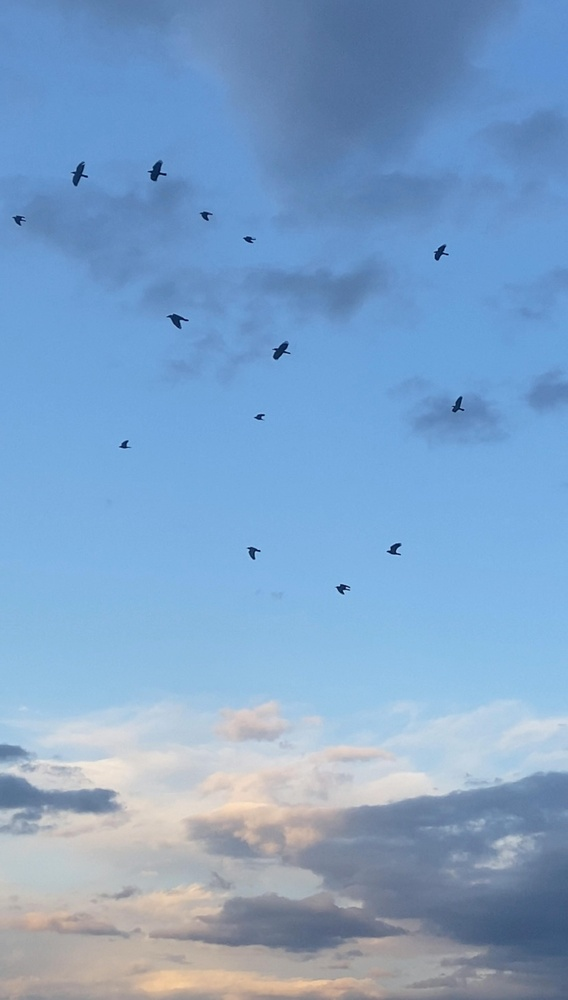
#> input picture Images/Birds5.jpg, 568 x 1000 px, shrunk from 4652 x 8192 before the run, found by its file name
$ python BIRDSONG_WORKING_4_detector.py
#> lines starting #> are read from the running program, lines starting #| are printed output that depends on the picture; after the words box and inside, x2 and y2 are one past the last pixel; in counts of white or black regions, pixels touching at a corner belong together
import cv2
import numpy as np
import csv
import os

# --------------------------
# Parameters
# --------------------------
IMAGE_PATH = "/Users/maxkeune/Documents/GitHub/BirdSong---OpenMusic/Images/Birds5.jpg"
OUTPUT_CSV = "birds_normalized_fullrange.csv"
OUTPUT_DEBUG = "birds_debug.jpg"

OUTPUT_DIR = "/Users/maxkeune/Documents/GitHub/BirdSong---OpenMusic/BirdWorkSpace/user"  #where the files will be saved, ideally OM user folder
os.makedirs(OUTPUT_DIR, exist_ok=True)

image_name = os.path.splitext(os.path.basename(IMAGE_PATH))[0]
lisp_filename = os.path.join(OUTPUT_DIR, f"{image_name}_birds.lisp")

MERGE_DISTANCE = 250
MIN_AREA = 500
MAX_AREA = 10000

# --------------------------
# Helper: merge close points
# --------------------------
def merge_close_points(points, min_dist=MERGE_DISTANCE):
    merged = []
    for p in points:
        if not merged:
            merged.append(p)
        else:
            dists = [np.linalg.norm(np.array(p) - np.array(m)) for m in merged]
            if min(dists) < min_dist:
                idx = np.argmin(dists)
                merged[idx] = (
                    (merged[idx][0] + p[0]) / 2,
                    (merged[idx][1] + p[1]) / 2
                )
            else:
                merged.append(p)
    return merged

# --------------------------
# 1. Load and process image
# --------------------------
img = cv2.imread(IMAGE_PATH)
#> img is the input picture: shape (1000, 568, 3); mean B, G, R 200.3, 162.6, 127.6
if img is None:
    raise FileNotFoundError(f"Could not load {IMAGE_PATH}")

height, width = img.shape[:2]

gray = cv2.cvtColor(img, cv2.COLOR_BGR2GRAY)
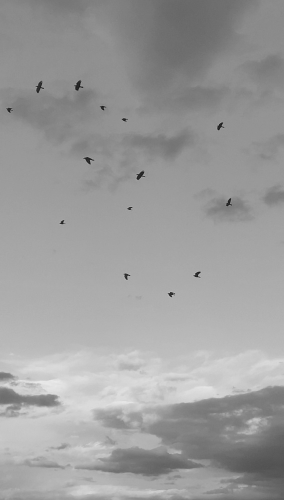
#> gray: shape (1000, 568) (shown at 1/2 size); min 11, max 235, mean 156.4

clahe = cv2.createCLAHE(clipLimit=2.0, tileGridSize=(8,8))
gray_clahe = clahe.apply(gray)
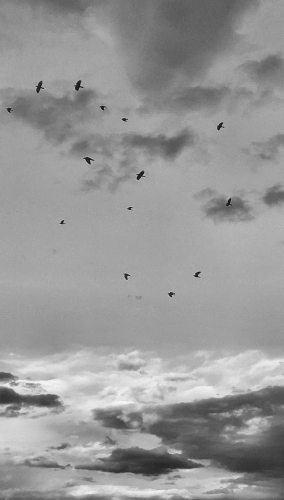
#> gray_clahe: shape (1000, 568) (shown at 1/2 size); min 9, max 246, mean 151.5

blurred = cv2.GaussianBlur(gray_clahe, (11, 11), 0)

# --------------------------
# 2. Detect birds
# --------------------------
# Enhance contrast & brightness
gray_clahe = cv2.normalize(gray_clahe, None, 0, 255, cv2.NORM_MINMAX)
gray_clahe = cv2.convertScaleAbs(gray_clahe, alpha=1.5, beta=30)
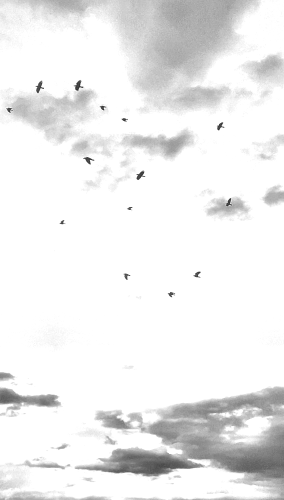
#> gray_clahe: shape (1000, 568) (shown at 1/2 size); min 30, max 255, mean 237.8

# blur to reduce noise
blurred = cv2.GaussianBlur(gray_clahe, (7, 7), 0)

# Adaptive threshold to handle dark images
thresh = cv2.adaptiveThreshold(blurred, 255,
                               cv2.ADAPTIVE_THRESH_GAUSSIAN_C,
                               cv2.THRESH_BINARY_INV, 11, 2)
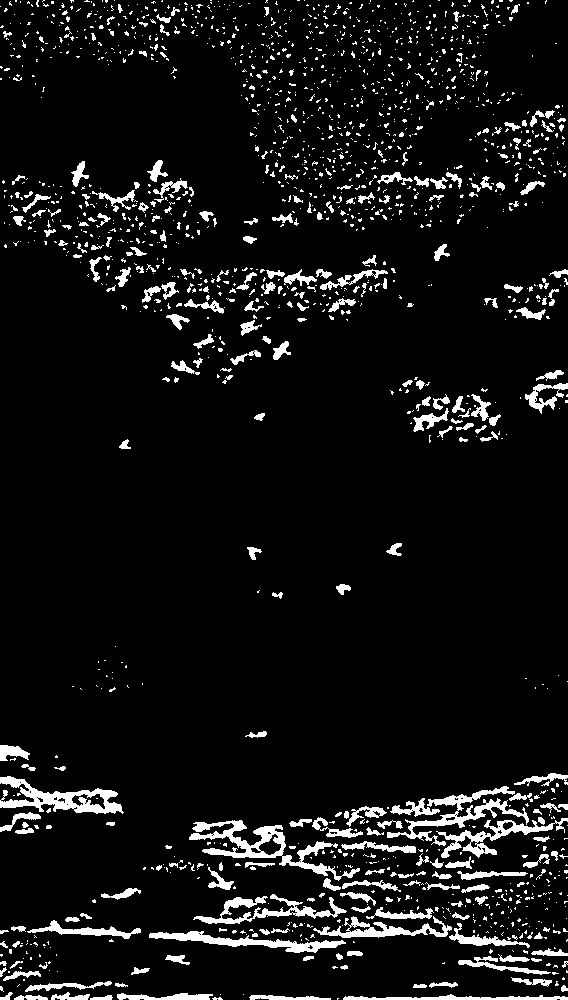
#> thresh: shape (1000, 568); 7.4% white; 1678 white regions (1396 under 20 px), largest, box (x1, y1, x2, y2) and area: (189, 820, 360, 881) 2364, (0, 776, 124, 814) 1896, (387, 786, 529, 846) 1757

# remove noise
kernel = np.ones((3,3), np.uint8)
thresh = cv2.morphologyEx(thresh, cv2.MORPH_OPEN, kernel, iterations=1)
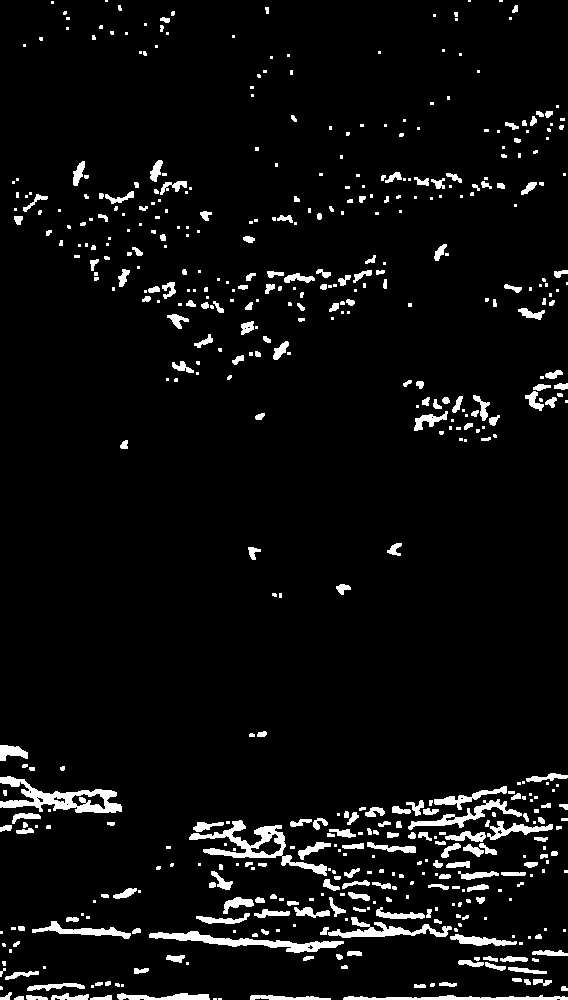
#> thresh: shape (1000, 568); 5.4% white; 537 white regions (279 under 20 px)

# Find contours
contours, _ = cv2.findContours(thresh, cv2.RETR_EXTERNAL, cv2.CHAIN_APPROX_SIMPLE)
#> contours = 537 contours, 345 with area under 20; largest, box (x1, y1, x2, y2) and area: (0, 776, 122, 813) 1878, (189, 820, 327, 876) 1713, (149, 931, 344, 953) 1160, (328, 917, 452, 938) 739, (408, 799, 522, 830) 664

points = []
for cnt in contours:
    area = cv2.contourArea(cnt)
    if MIN_AREA <= area <= MAX_AREA:
        M = cv2.moments(cnt)
        if M['m00'] != 0:
            cx = int(M['m10'] / M['m00'])
            cy = int(M['m01'] / M['m00'])
            points.append((cx, cy))
#> this loop made 537 passes
#> (area, cx, cy) on passes 53, 71, 195, 217, 230: (1160, 247, 941), (739, 385, 930), (1713, 258, 845), (663.5, 465, 815), (1878, 64, 798)
#> after the loop, points = [(247, 941), (385, 930), (258, 845), (465, 815), (64, 798)]

# Merge close points
points = merge_close_points(points, MERGE_DISTANCE)
#> the loop in merge_close_points, `for p in points:` made 5 passes
#> (p, dists) on passes 2 to 5: ((385, 930), [138.4]), ((258, 845), [107.5]), ((465, 815), [193.3]), ((64, 798), [316.7])
#> after the loop in merge_close_points, `for p in points:`: merged = [(376, 852.6), (64, 798)]
#> points = [(376, 852.6), (64, 798)]

print("Birds detected after merging:", len(points))
#| Birds detected after merging: 2
if not points:
    raise RuntimeError("No birds detected. Check your image or thresholds.")

# --------------------------
# 3. sort birds
# --------------------------
points = sorted(points, key=lambda p: p[0])
#> points = [(64, 798), (376, 852.6)]

# --------------------------
# 4. make bird-image (with indicators)
# --------------------------
debug_img = img.copy()
for i, (x, y) in enumerate(points):
    cv2.circle(debug_img, (int(x), int(y)), 8, (0, 0, 255), 2)
    cv2.putText(debug_img, str(i+1), (int(x)+10, int(y)-10),
                cv2.FONT_HERSHEY_SIMPLEX, 0.6, (0, 255, 0), 2)
#> this loop made 2 passes
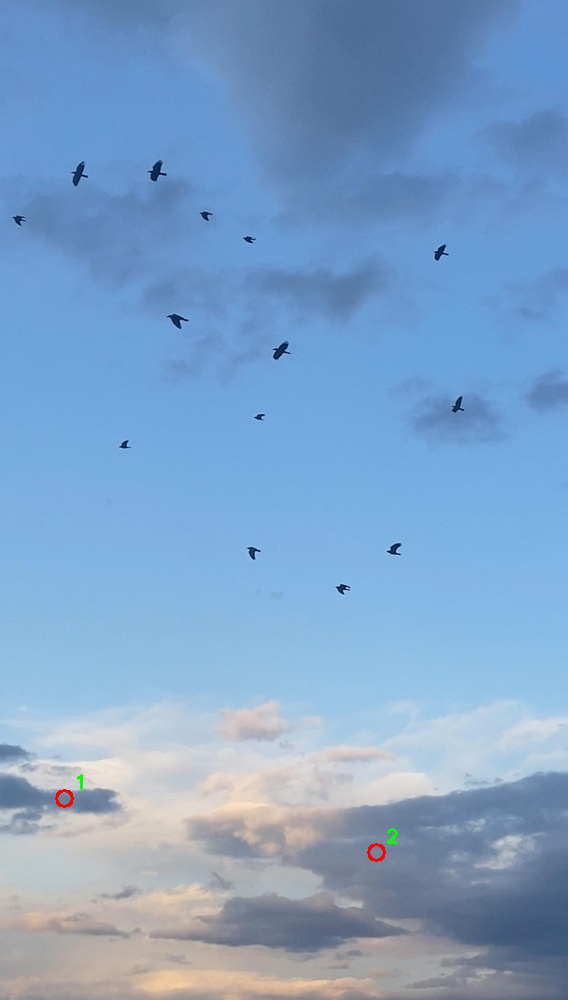
#> debug_img: shape (1000, 568, 3); 0.08% of pixels changed, all inside (x1, y1, x2, y2) = (55, 774, 398, 862)
cv2.imwrite(OUTPUT_DEBUG, debug_img)
print(f"Debug image saved: {OUTPUT_DEBUG}")

# --------------------------
# 5. Normalize positions
# --------------------------
xs = [cx for (cx, _) in points]
#> xs = [64, 376]

x_min, x_max = min(xs), max(xs)
#> x_min = 64; x_max = 376

# Avoid division by zero
if x_max - x_min < 1e-3:
    x_max += 1

def norm_x(cx):
    return np.interp(cx, [x_min, x_max], [0, 1])

def norm_y(cy):
    cy_clipped = np.clip(cy, 0, height)
    return int(np.interp(cy_clipped, [0, height], [127, 0]))


# --------------------------
# 6. Prepare CSV
# --------------------------
csv_data = []
for (cx, cy) in points:
    csv_data.append([norm_x(cx), norm_y(cy)])
#> this loop made 2 passes
#> (cx, cy, cy_clipped in norm_y) on passes 1 to 2: (64, 798, 798), (376, 852.6, 852.6)
#> after the loop, csv_data = [[0, 25], [1, 18]]

# --------------------------
# 7. Write CSV
# --------------------------
with open(OUTPUT_CSV, "w", newline="") as f:
    writer = csv.writer(f)
    writer.writerow(["x_norm", "y_midi"])
    writer.writerows(csv_data)

print(f"Normalized CSV saved: {OUTPUT_CSV}")


# Export as Lisp file (for OpenMusic)
# xs_raw / ys_raw from original points in pixels
xs_raw  = [str(round(x)) for x, _ in points]
#> xs_raw = ['64', '376']
ys_raw  = [str(round(y)) for _, y in points]
#> ys_raw = ['798', '853']

# xs_norm 0..1 and ys_midi 0..127
xs_norm = [str(round(x / width, 4)) for x, _ in points]
#> xs_norm = ['0.1127', '0.662']
ys_midi = [str(int(round((1 - (y / height)) * 127))) for _, y in points]
#> ys_midi = ['26', '19']

with open(lisp_filename, "w") as f:
    f.write(f";; Bird data accessors for {image_name}\n")
    # raw pixel data
    f.write(f"(defun bird-x-raw-{image_name} () '(" + " ".join(xs_raw) + "))\n")
    f.write(f"(defun bird-y-raw-{image_name} () '(" + " ".join(ys_raw) + "))\n")
    # normalized / MIDI data
    f.write(f"(defun bird-x-{image_name} () '(" + " ".join(xs_norm) + "))\n")
    f.write(f"(defun bird-y-{image_name} () '(" + " ".join(ys_midi) + "))\n")


print(f"Wrote {lisp_filename}")

$ run again, with Images/Birds2.jpg copied over Images/Birds5.jpg
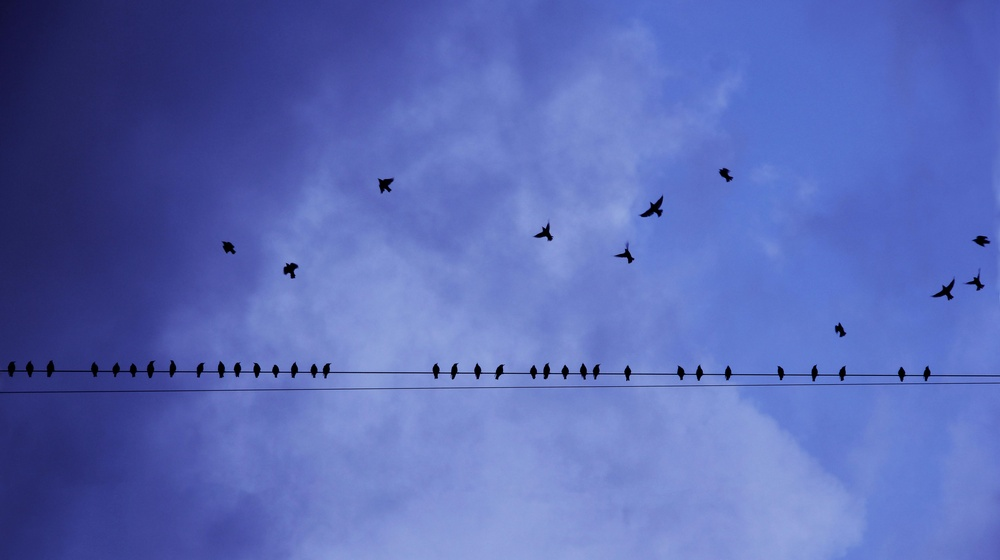
#> input picture Images/Birds2.jpg, 1000 x 560 px, shrunk from 5171 x 2898 before the run, found by its file name
#> img is the input picture: shape (560, 1000, 3); mean B, G, R 181.9, 105.9, 89.8
#> `gray_clahe = cv2.convertScaleAbs(gray_clahe, alpha=1.5, beta=30)`:
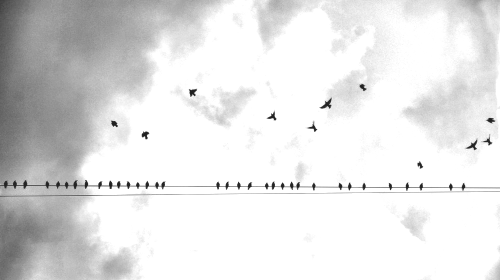
#> gray_clahe: shape (560, 1000) (shown at 1/2 size); min 30, max 255, mean 226.1
#> `thresh = cv2.morphologyEx(thresh, cv2.MORPH_OPEN, kernel, iterations=1)`:
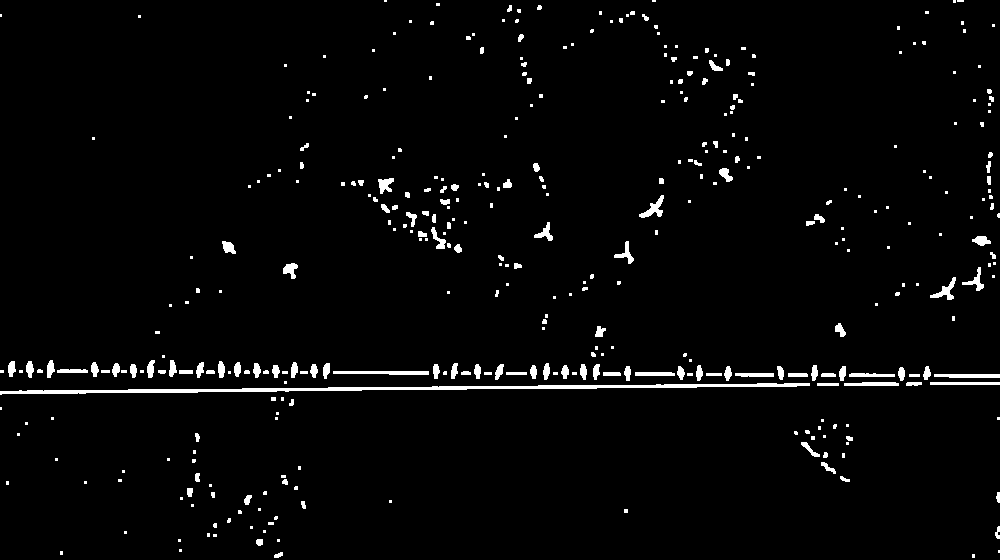
#> thresh: shape (560, 1000); 2.7% white; 379 white regions (228 under 20 px)
#> contours = 379 contours, 281 with area under 20; largest, box (x1, y1, x2, y2) and area: (0, 383, 810, 395) 1986, (333, 371, 429, 375) 230, (639, 195, 664, 218) 182, (934, 374, 1000, 378) 180, (930, 277, 956, 300) 161
#> the loop `for cnt in contours:` made 379 passes
#> (area, cx, cy) on pass 72: (1986.5, 398, 388)
#> after the loop `for cnt in contours:`: points = [(398, 388)]
#> the loop in merge_close_points, `for p in points:` made 1 pass
#| Birds detected after merging: 1
#> the loop `for i, (x, y) in enumerate(points):` made 1 pass
#> xs = [398]
#> `x_min, x_max = min(xs), max(xs)`: x_min = 398
#> `x_max += 1`: x_max = 399
#> the loop `for (cx, cy) in points:` made 1 pass
#> (cx, cy, cy_clipped in norm_y) on pass 1: (398, 388, 388)
#> after the loop `for (cx, cy) in points:`: csv_data = [[0, 39]]
#> xs_raw = ['398']
#> ys_raw = ['388']
#> xs_norm = ['0.398']
#> ys_midi = ['39']

$ run again, with Images/Birds4.jpg copied over Images/Birds5.jpg
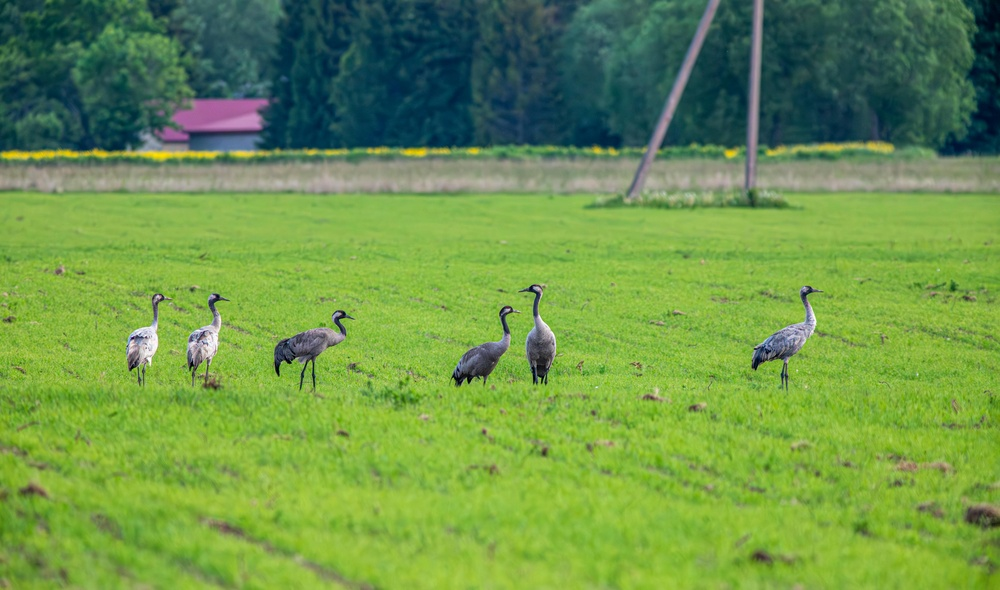
#> input picture Images/Birds4.jpg, 1000 x 590 px, shrunk from 6606 x 3898 before the run, found by its file name
#> img is the input picture: shape (590, 1000, 3); mean B, G, R 73.2, 148.7, 108.8
#> `thresh = cv2.morphologyEx(thresh, cv2.MORPH_OPEN, kernel, iterations=1)`:
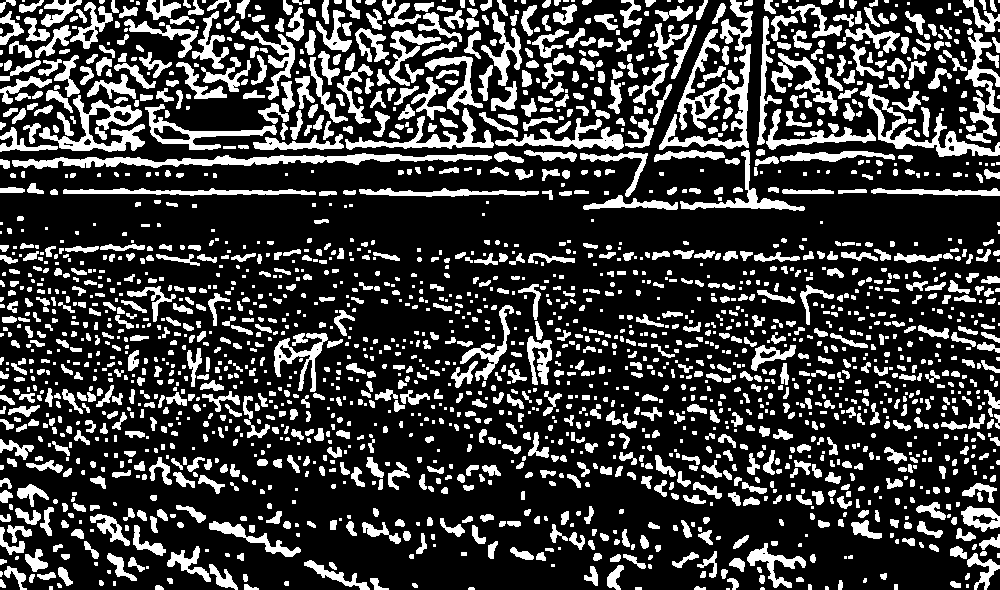
#> thresh: shape (590, 1000); 24.5% white; 2224 white regions (830 under 20 px)
#> contours = 2224 contours, 1227 with area under 20; largest, box (x1, y1, x2, y2) and area: (12, 153, 492, 169) 2609, (659, 29, 751, 150) 2589, (860, 83, 1000, 157) 2010, (39, 95, 145, 152) 1872, (145, 104, 277, 150) 1361
#> the loop `for cnt in contours:` made 2224 passes
#> (area, cx, cy) on passes 85, 136, 181, 1108, 1129, 1306, 1729, 1743: (661.5, 773, 563), (650, 252, 537), (631.5, 980, 517), (551, 539, 359), (885.5, 298, 356), (676.5, 490, 348), (519, 631, 204), (675, 443, 192)
#> after the loop `for cnt in contours:`: points = 31 pairs, first value 91 to 982, second value 25 to 563
#> the loop in merge_close_points, `for p in points:` made 31 passes
#> (p, dists, idx) on passes 3, 5, 6, 7, 8, 10, 12, 13: ((980, 517), [212, 728.3], 0), ((298, 356), [607.1, 186.8, 241], 1), ((490, 348), [431.6, 236.5, 50.22], 2), ((631, 204), [416.1, 430.7, 189.5], 2), ((443, 192), [555.9, 304.9, 156.1], 2), ((240, 160), [741.3, 288.6, 278.3, 61.4], 3), ((745, 197), [367.3, 532.1, 240.2, 531.9, 95.71], 4), ((296, 144), [702.7, 303.2, 230.7, 88.31, 493], 3)
#> after the loop in merge_close_points, `for p in points:`: merged = [(876.5, 540), (275, 446.5), (470.8, 67.42), (146, 40.31), (761.4, 57.23)]
#> `points = merge_close_points(points, MERGE_DISTANCE)`: points has the same summary as merged in merge_close_points
#| Birds detected after merging: 5
#> `points = sorted(points, key=lambda p: p[0])`: points = [(146, 40.31), (275, 446.5), (470.8, 67.42), (761.4, 57.23), (876.5, 540)]
#> the loop `for i, (x, y) in enumerate(points):` made 5 passes
#> after the loop `for i, (x, y) in enumerate(points):`:
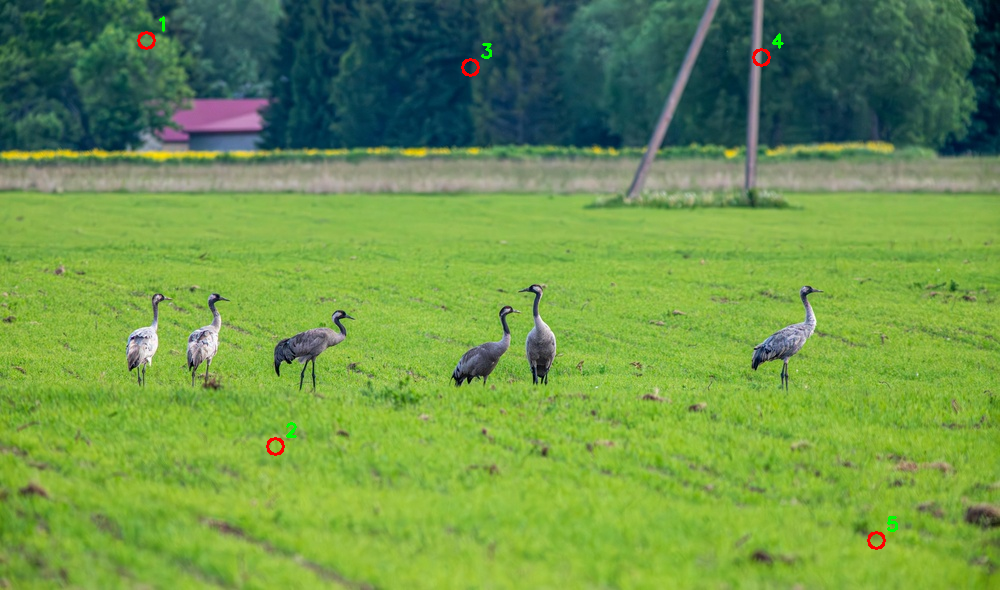
#> debug_img: shape (590, 1000, 3); 0.21% of pixels changed, all inside (x1, y1, x2, y2) = (137, 16, 898, 550)
#> xs = [146, 275, 470.8, 761.4, 876.5]
#> x_min = 146; x_max = 876.5
#> the loop `for (cx, cy) in points:` made 5 passes
#> (cx, cy, cy_clipped in norm_y) on passes 1 to 5: (146, 40.31, 40.31), (275, 446.5, 446.5), (470.8, 67.42, 67.42), (761.4, 57.23, 57.23), (876.5, 540, 540)
#> after the loop `for (cx, cy) in points:`: csv_data = [[0, 118], [0.177, 30], [0.445, 112], [0.842, 114], [1, 10]]
#> xs_raw = ['146', '275', '471', '761', '876']
#> ys_raw = ['40', '446', '67', '57', '540']
#> xs_norm = ['0.146', '0.275', '0.4708', '0.7614', '0.8765']
#> ys_midi = ['118', '31', '112', '115', '11']
